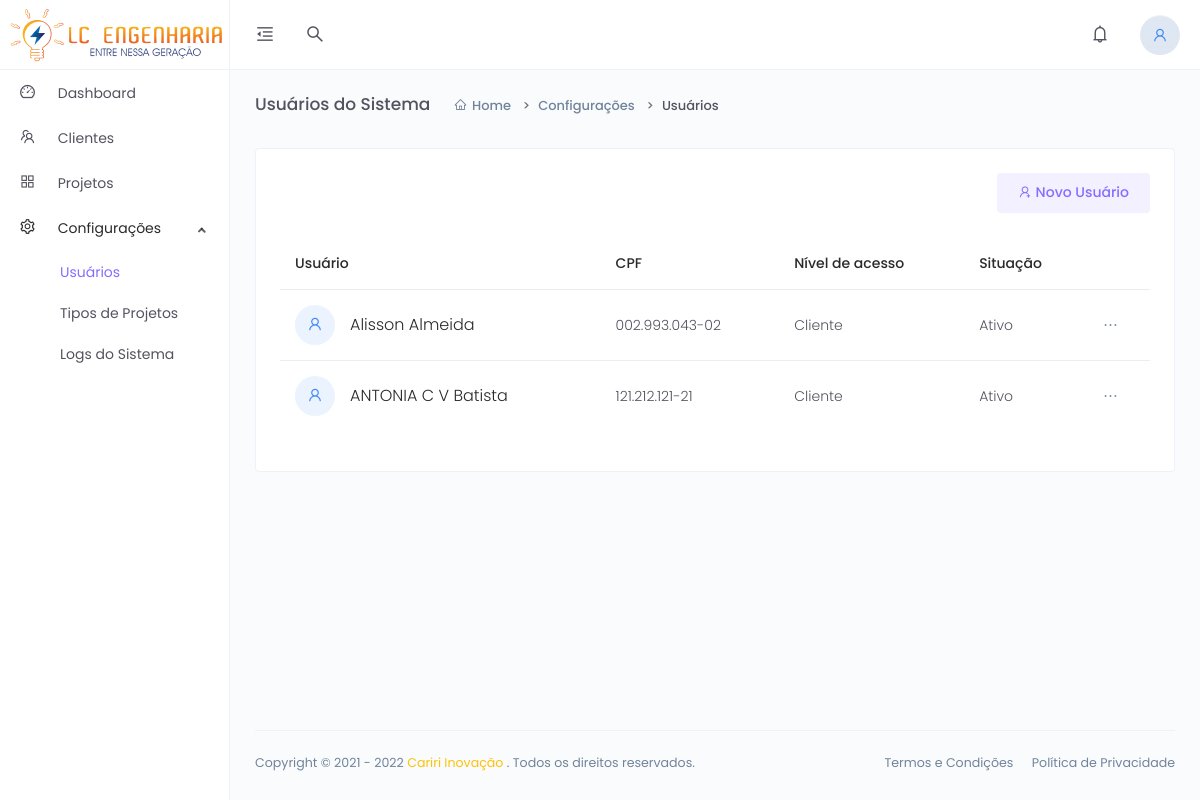
The app's page /?page=users (signed in) with its own data.
### tables this page shows
CREATE TABLE `identification` (
  `id` int NOT NULL AUTO_INCREMENT,
  `fantasy_name` varchar(100) NOT NULL,
  `slogan` varchar(190) DEFAULT NULL,
  `icon` varchar(190) DEFAULT NULL,
  `logo` varchar(190) DEFAULT NULL,
  `registration_date` timestamp NOT NULL DEFAULT CURRENT_TIMESTAMP,
  PRIMARY KEY (`id`)
);

CREATE TABLE `users` (
  `id` int NOT NULL AUTO_INCREMENT,
  `id_person` int NOT NULL,
  `user_level` int NOT NULL,
  `password` varchar(100) NOT NULL,
  `status` tinyint DEFAULT '1',
  `registration_date` timestamp NOT NULL DEFAULT CURRENT_TIMESTAMP,
  PRIMARY KEY (`id`)
);

CREATE TABLE `person` (
  `id` int NOT NULL AUTO_INCREMENT,
  `name` varchar(190) NOT NULL,
  `social_name` varchar(190) DEFAULT NULL,
  `personal_document` varchar(50) NOT NULL,
  `type_person` enum('pj','pf') DEFAULT NULL,
  `birth` varchar(15) DEFAULT NULL,
  `street` varchar(190) DEFAULT NULL,
  `number_address` varchar(6) DEFAULT NULL,
  `complement_address` varchar(190) DEFAULT NULL,
  `neighborhood` varchar(100) DEFAULT NULL,
  `city` varchar(100) DEFAULT NULL,
  `state` varchar(100) DEFAULT NULL,
  `zip_code` varchar(10) DEFAULT NULL,
  `phone_number` varchar(50) DEFAULT NULL,
  `cell_phone_number` varchar(50) DEFAULT NULL,
  `is_whatsapp` tinyint DEFAULT NULL,
  `email` varchar(190) DEFAULT NULL,
  `avatar` varchar(190) DEFAULT NULL,
  `level` int DEFAULT NULL,
  `created_at` timestamp NULL DEFAULT NULL,
  PRIMARY KEY (`id`)
);

### util/outfunc.php (called while the page is built, shortened)
<?php
function MascaraCPF($dado)
{
  $mascaraCPF = substr($dado, 0, 3) . "." . substr($dado, 3, 3) . "." . substr($dado, 6, 3) . "-" . substr($dado, -2);
  return $mascaraCPF;
}

### index.php (the view, shortened to what this page needs)
<?php
require_once './util/outfunc.php';
$connection = novaConexao();
$sqlInitial = "SELECT * FROM identification";
$result = $connection->query($sqlInitial)->fetchAll(PDO::FETCH_ASSOC);
$information = $result[0];
?>
<!DOCTYPE html>
<html lang="pt-BR">
<head>
    <link href="assets/vendors/bootstrap-datepicker/bootstrap-datepicker.min.css" rel="stylesheet">
    <link href="assets/vendors/datatables/dataTables.bootstrap.min.css" rel="stylesheet">
    <link href="assets/vendors/select2/select2.css" rel="stylesheet">
    <link href="./assets/css/app.min.css" rel="stylesheet">
</head>
<body>
    <div class="app">
        <div class="layout">
            <div class="header">
                <div class="logo logo-dark">
                    <a href="index.php">
                        <img src="assets/images/logo/<?= $information['logo'] ?>" alt="Logo">
                    </a>
                </div>
                <div class="nav-wrap">
                    <ul class="nav-left">
                        <li class="desktop-toggle">
                            <a href="javascript:void(0);">
                                <i class="anticon"></i>
                            </a>
                        </li>
                        <li>
                            <a href="javascript:void(0);" data-toggle="modal" data-target="#search-drawer">
                                <i class="anticon anticon-search"></i>
                            </a>
                        </li>
                    </ul>
                    <ul class="nav-right">
                        <li class="dropdown dropdown-animated scale-left">
                            <a href="javascript:void(0);" data-toggle="dropdown">
                                <i class="anticon anticon-bell notification-badge"></i>
                            </a>
                        </li>
                        <li class="dropdown dropdown-animated scale-left">
                            <div class="pointer" data-toggle="dropdown">
                                <div class="avatar avatar-image  m-h-15 m-r-10">
                                    <?php
                                    if ($_SESSION['FOTO'] == '') {
                                        echo '
                                        <div class="avatar avatar-icon avatar-blue">
                                            <i class="anticon anticon-user"></i>
                                        </div>
                                        ';
                                    } else {
                                        echo '<img src="assets/images/avatars/' . $_SESSION['FOTO'] . '" alt="Avatar" class="avatar-img rounded-circle">';
                                    }
                                    ?>
                                </div>
                            </div>
                        </li>
                    </ul>
                </div>
            </div>
            <div class="side-nav">
                <div class="side-nav-inner">
                    <ul class="side-nav-menu scrollable">
                        <li class="nav-item  ">
                            <a class="" href="index.php">
                                <span class="icon-holder">
                                    <i class="anticon anticon-dashboard"></i>
                                </span>
                                <span class="title <?= !isset($_GET['page']) ? 'text-secondary' : ''; ?>">Dashboard</span>
                            </a>
                        </li>
                        <li class="nav-item  ">
                            <a class="" href="?page=customers">
                                <span class="icon-holder">
                                    <i class="anticon anticon-team"></i>
                                </span>
                                <span class="title <?= isset($_GET['page']) && $_GET['page'] == 'customers'  ? 'text-secondary' : ''; ?>">Clientes</span>
                            </a>
                        </li>
                        <li class="nav-item  ">
                            <a class="" href="?page=projects">
                                <span class="icon-holder">
                                    <i class="anticon anticon-appstore"></i>
                                </span>
                                <span class="title <?= isset($_GET['page']) && ($_GET['page'] == 'projects' || $_GET['page'] == 'projectcustomer') ? 'text-secondary' : ''; ?>">Projetos</span>
                            </a>
                        </li>
                        <li class="nav-item dropdown <?= isset($_GET['page']) && $_GET['page'] == 'users' ? 'open' : ''; ?>">
                            <a class="dropdown-toggle" href="javascript:void(0);">
                                <span class="icon-holder">
                                    <i class="anticon anticon-setting"></i>
                                </span>
                                <span class="title">Configurações</span>
                            </a>
                            <ul class="dropdown-menu">
                                <li>
                                    <a href="?page=users" class="<?= isset($_GET['page']) && $_GET['page'] == 'users' ? 'text-secondary' : ''; ?>">Usuários</a>
                                </li>
                                <li>
                                    <a href="?page=typesProjects">Tipos de Projetos</a>
                                </li>
                                <li>
                                    <a href="">Logs do Sistema</a>
                                </li>
                            </ul>
                        </li>
                    </ul>
                </div>
            </div>
            <div class="page-container">
                <?php
                require_once './contents.php';
                ?>
                <footer class="footer">
                    <div class="footer-content">
                        <p class="m-b-0">Copyright ©
                            <?php
                            $ano = 2021;
                            if ($ano == date('Y')) {
                                echo $ano;
                            } else {
                                echo $ano . ' - ' . date('Y');
                            }
                            ?>
                            <a href="https://caririinovacao.com.br/" target="_blank" class="text-warning"> Cariri Inovação</a>
                            . Todos os direitos reservados.
                        </p>
                        <span>
                            <a href="" class="text-gray m-r-15">Termos e Condições</a>
                            <a href="" class="text-gray">Política de Privacidade</a>
                        </span>
                    </div>
                </footer>
            </div>
        </div>
    </div>
</body>
</html>

### pages/users.php (shortened to what this page needs)
<div class="main-content">
    <div class="page-header">
        <h2 class="header-title">Usuários do Sistema</h2>
        <div class="header-sub-title">
            <nav class="breadcrumb breadcrumb-dash">
                <a href="/" class="breadcrumb-item"><i class="anticon anticon-home m-r-5"></i>Home</a>
                <a href="#" class="breadcrumb-item">Configurações</a>
                <span class="breadcrumb-item active">Usuários</span>
            </nav>
        </div>
    </div>
    <div class="card">
        <div class="card-body">
            <div class="d-flex justify-content-between align-items-center">
                <div>
                    <a href="" class="btn btn-tone btn-secondary">
                        <i class="anticon anticon-user-add"></i>
                        Novo Usuário
                    </a>
                </div>
            </div>
            <div class="m-t-25">
                <table id="data-table" class="table">
                    <thead>
                        <tr>
                            <th>Usuário</th>
                            <th>CPF</th>
                            <th>Nível de acesso</th>
                            <th>Situação</th>
                            <th></th>
                        </tr>
                    </thead>
                    <tbody>
                        <?php
                        $sql = "SELECT * FROM users
                                INNER JOIN person
                                ON users.id_person = person.id
                                WHERE users.user_level >= 1
                                ORDER BY person.name ASC";
                        $result = $connection->query($sql)->fetchAll(PDO::FETCH_ASSOC);
                        foreach ($result as $user) {
                        ?>
                            <tr class="font-weight-light">
                                <td>
                                    <div class="media align-items-center">
                                        <?php
                                        if ($user['avatar'] != '') { ?>
                                            <div class="avatar avatar-image">
                                                <img src="assets/images/avatars/<?= $user['avatar'] ?>" alt="">
                                            </div>
                                        <?php } else { ?>
                                            <div class="avatar avatar-icon avatar-blue">
                                                <i class="anticon anticon-user"></i>
                                            </div>
                                        <?php } ?>
                                        <div class="media-body m-l-15 font-weight-light">
                                            <h5 class="mb-0 font-weight-light">
                                                <?php echo $user['name']; ?>
                                            </h5>
                                        </div>
                                    </div>
                                </td>
                                <th class="font-weight-light">
                                    <?= MascaraCPF(str_pad($user['personal_document'], 11, "0", STR_PAD_LEFT)); ?>
                                </th>
                                <th class="font-weight-light">
                                    <?php
                                    switch ($user['user_level']) {
                                        case '4':
                                            echo 'Cliente';
                                            break;
                                    }
                                    ?>
                                </th>
                                <th class="font-weight-light">
                                    <?= $user['status'] == 1 ? 'Ativo' : 'Inativo'; ?>
                                </th>
                                <td>
                                    <div class="dropdown dropdown-animated scale-left">
                                        <a class="text-gray font-size-18" href="javascript:void(0);" data-toggle="dropdown">
                                            <i class="anticon anticon-ellipsis"></i>
                                        </a>
                                    </div>
                                </td>
                            </tr>
                        <?php } ?>
                    </tbody>
                </table>
            </div>
        </div>
    </div>
</div>

### records on screen
identification: logo (picture)
users: id_person.name "Alisson Almeida", id_person.personal_document "002.993.043-02", user_level "Cliente", status "Ativo"
users: id_person.name "ANTONIA C V Batista", id_person.personal_document "121.212.121-21", user_level "Cliente", status "Ativo"

### other values on screen
$ano "2021"
